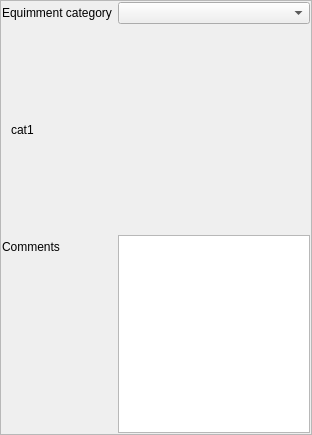
<?xml version="1.0" encoding="UTF-8"?>
<ui version="4.0">
 <class>Form_base3</class>
 <widget class="QWidget" name="Form_base3">
  <property name="geometry">
   <rect>
    <x>0</x>
    <y>0</y>
    <width>312</width>
    <height>435</height>
   </rect>
  </property>
  <property name="windowTitle">
   <string>Form</string>
  </property>
  <layout class="QVBoxLayout" name="verticalLayout_2">
   <property name="leftMargin">
    <number>0</number>
   </property>
   <property name="topMargin">
    <number>0</number>
   </property>
   <property name="rightMargin">
    <number>0</number>
   </property>
   <property name="bottomMargin">
    <number>0</number>
   </property>
   <item>
    <widget class="QFrame" name="frame_2">
     <property name="frameShape">
      <enum>QFrame::StyledPanel</enum>
     </property>
     <property name="frameShadow">
      <enum>QFrame::Raised</enum>
     </property>
     <layout class="QFormLayout" name="formLayout_3">
      <property name="fieldGrowthPolicy">
       <enum>QFormLayout::AllNonFixedFieldsGrow</enum>
      </property>
      <property name="leftMargin">
       <number>1</number>
      </property>
      <property name="topMargin">
       <number>1</number>
      </property>
      <property name="rightMargin">
       <number>1</number>
      </property>
      <property name="bottomMargin">
       <number>1</number>
      </property>
      <item row="1" column="0">
       <widget class="QLabel" name="label_11">
        <property name="text">
         <string>Equimment category</string>
        </property>
       </widget>
      </item>
      <item row="1" column="1">
       <widget class="QComboBox" name="comboBox_cat"/>
      </item>
      <item row="4" column="0" colspan="2">
       <widget class="QStackedWidget" name="stackedWidget">
        <property name="currentIndex">
         <number>0</number>
        </property>
        <widget class="QWidget" name="page">
         <layout class="QVBoxLayout" name="verticalLayout">
          <item>
           <widget class="QLabel" name="label">
            <property name="text">
             <string>cat1</string>
            </property>
           </widget>
          </item>
         </layout>
        </widget>
        <widget class="QWidget" name="page_2">
         <layout class="QVBoxLayout" name="verticalLayout_3">
          <item>
           <widget class="QLabel" name="label_2">
            <property name="text">
             <string>cat2</string>
            </property>
           </widget>
          </item>
         </layout>
        </widget>
       </widget>
      </item>
      <item row="5" column="0">
       <widget class="QLabel" name="label_9">
        <property name="text">
         <string>Comments</string>
        </property>
       </widget>
      </item>
      <item row="5" column="1">
       <widget class="QTextBrowser" name="textBrowser_comm">
        <property name="readOnly">
         <bool>false</bool>
        </property>
       </widget>
      </item>
     </layout>
    </widget>
   </item>
  </layout>
 </widget>
 <resources/>
 <connections/>
</ui>
